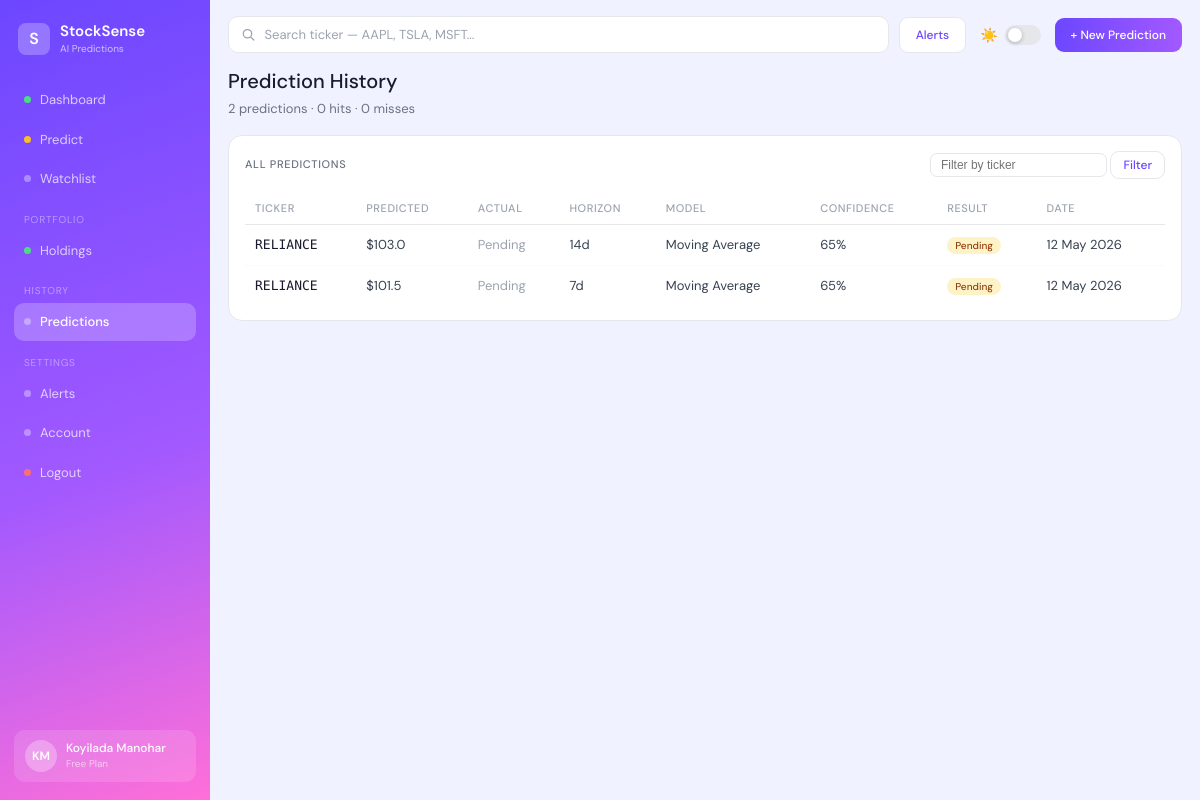
The page /history (signed in) on the database its author committed.
### database.py (models this page shows, shortened)
class User(db.Model):
    __tablename__ = "users"
    id         = db.Column(db.Integer, primary_key=True)
    full_name  = db.Column(db.String(120), nullable=False)
    email      = db.Column(db.String(200), unique=True, nullable=False)
    password_h = db.Column(db.String(200), nullable=False)
    plan       = db.Column(db.String(50),  default="Free Plan")
    created_at = db.Column(db.DateTime,    default=datetime.utcnow)
    holdings    = db.relationship("Holding",          backref="user", lazy=True, cascade="all,delete")
    predictions = db.relationship("PredictionRecord", backref="user", lazy=True, cascade="all,delete")
    watchlist   = db.relationship("Watchlist",        backref="user", lazy=True, cascade="all,delete")
    alerts      = db.relationship("Alert",            backref="user", lazy=True, cascade="all,delete")

class PredictionRecord(db.Model):
    __tablename__   = "predictions"
    id              = db.Column(db.Integer, primary_key=True)
    user_id         = db.Column(db.Integer, db.ForeignKey("users.id"), nullable=False)
    ticker          = db.Column(db.String(20))
    predicted_price = db.Column(db.Float)
    actual_price    = db.Column(db.Float,   nullable=True)
    horizon         = db.Column(db.Integer, default=7)
    model           = db.Column(db.String(50))
    confidence      = db.Column(db.Integer, default=70)
    direction       = db.Column(db.String(20), default="bullish")
    hit             = db.Column(db.Boolean,    nullable=True)
    created_at      = db.Column(db.DateTime,   default=datetime.utcnow)
    def time_ago(self):
        delta = datetime.utcnow() - self.created_at
        hours = int(delta.total_seconds() / 3600)
        if hours < 1:  return "just now"
        if hours < 24: return f"{hours}h ago"
        d = hours // 24
        if d == 1:     return "1d ago"
        if d < 7:      return f"{d}d ago"
        return f"{d//7}w ago"

### app.py (the view)
@app.route("/history")
def history():
    redir = require_login()
    if redir: return redir
    user   = current_user()
    ticker = request.args.get("ticker", None)
    q = PredictionRecord.query.filter_by(user_id=user["id"])
    if ticker: q = q.filter_by(ticker=ticker.upper())
    records = q.order_by(PredictionRecord.created_at.desc()).all()
    history_out = [{
        "ticker":     r.ticker,
        "predicted":  round(r.predicted_price, 2),
        "actual":     round(r.actual_price, 2) if r.actual_price else "Pending",
        "horizon":    r.horizon,
        "model":      r.model,
        "confidence": r.confidence,
        "hit":        r.hit,
        "direction":  r.direction,
        "date":       r.created_at.strftime("%d %b %Y"),
        "time_ago":   r.time_ago(),
    } for r in records]
    return render_template("history.html",
        active_page    = "history",
        current_user   = user,
        history        = history_out,
        filter_ticker  = ticker,
        total          = len(history_out),
        hits           = sum(1 for h in history_out if h["hit"] is True),
        misses         = sum(1 for h in history_out if h["hit"] is False),
    )

### app.py (called while the page is built)
def current_user():
    uid = session.get("user_id")
    if not uid: return None
    u = User.query.get(uid)
    if not u:   return None
    parts = u.full_name.split()
    return {
        "id":         u.id,
        "name":       u.full_name,
        "first_name": parts[0] if parts else "User",
        "initials":   "".join(p[0].upper() for p in parts[:2]),
        "plan":       u.plan or "Free Plan",
    }

def require_login():
    if not session.get("user_id"):
        return redirect("/login")
    return None

### templates/history.html (shortened to what this page needs)
{% extends "base.html" %}
{% block content %}
<div class="page-header">
  <h1 class="page-title">Prediction History</h1>
  <p class="page-sub">{{ total }} predictions · {{ hits }} hits · {{ misses }} misses</p>
</div>
<div class="card">
  <div class="card-title">All predictions
    <form method="GET" style="display:inline;margin-left:auto">
      <input name="ticker" placeholder="Filter by ticker" value="{{ filter_ticker or '' }}" style="padding:4px 10px;border-radius:7px;border:0.5px solid #e5e7eb;font-size:12px;outline:none"/>
      <button type="submit" class="btn btn-ghost" style="padding:5px 12px;font-size:12px">Filter</button>
    </form>
  </div>
  <table class="data-table">
    <thead>
      <tr><th>Ticker</th><th>Predicted</th><th>Actual</th><th>Horizon</th><th>Model</th><th>Confidence</th><th>Result</th><th>Date</th></tr>
    </thead>
    <tbody>
      {% for h in history %}
      <tr>
        <td><span class="ticker-mono">{{ h.ticker }}</span></td>
        <td>${{ h.predicted }}</td>
        <td>{% if h.actual != 'Pending' %}${{ h.actual }}{% else %}<span class="muted">Pending</span>{% endif %}</td>
        <td>{{ h.horizon }}d</td>
        <td>{{ h.model }}</td>
        <td>{{ h.confidence }}%</td>
        <td>
          {% if h.hit == true %}<span class="hist-badge badge-hit">Hit</span>
          {% elif h.hit == false %}<span class="hist-badge badge-miss">Miss</span>
          {% else %}<span class="hist-badge badge-pending">Pending</span>{% endif %}
        </td>
        <td class="muted">{{ h.date }}</td>
      </tr>
      {% else %}
      <tr><td colspan="8" class="empty-msg" style="text-align:center;padding:20px">No predictions yet. <a href="/predict">Make your first →</a></td></tr>
      {% endfor %}
    </tbody>
  </table>
</div>
{% endblock %}

### templates/base.html (shortened to what this page needs)
<!DOCTYPE html>
<html lang="en" data-theme="light">
<head>
  <link rel="stylesheet" href="{{ url_for('static', filename='css/styles.css') }}"/>
  <link rel="stylesheet" href="{{ url_for('static', filename='css/extra.css') }}"/>
</head>
<body>
<div class="app-layout">
  <aside class="sidebar">
    <div class="sb-logo">
      <div class="logo-icon">S</div>
      <div>
        <div class="logo-name">StockSense</div>
        <div class="logo-tag">AI Predictions</div>
      </div>
    </div>
    <nav class="sb-nav">
      <a href="/dashboard" class="sb-item {% if active_page=='dashboard' %}active{% endif %}">
        <span class="sb-dot green"></span>Dashboard
      </a>
      <a href="/predict" class="sb-item {% if active_page=='predict' %}active{% endif %}">
        <span class="sb-dot yellow"></span>Predict
      </a>
      <a href="/watchlist" class="sb-item {% if active_page=='watchlist' %}active{% endif %}">
        <span class="sb-dot"></span>Watchlist
      </a>
      <div class="sb-section">Portfolio</div>
      <a href="/portfolio" class="sb-item {% if active_page=='portfolio' %}active{% endif %}">
        <span class="sb-dot green"></span>Holdings
      </a>
      <div class="sb-section">History</div>
      <a href="/history" class="sb-item {% if active_page=='history' %}active{% endif %}">
        <span class="sb-dot"></span>Predictions
      </a>
      <div class="sb-section">Settings</div>
      <a href="/alerts" class="sb-item {% if active_page=='alerts' %}active{% endif %}">
        <span class="sb-dot"></span>Alerts
      </a>
      <a href="/account" class="sb-item {% if active_page=='account' %}active{% endif %}">
        <span class="sb-dot"></span>Account
      </a>
      <a href="/logout" class="sb-item">
        <span class="sb-dot red"></span>Logout
      </a>
    </nav>
    <div class="sb-avatar">
      <div class="avatar-circle">{{ current_user.initials }}</div>
      <div>
        <div class="av-name">{{ current_user.name }}</div>
        <div class="av-plan">{{ current_user.plan }}</div>
      </div>
    </div>
  </aside>
  <div class="main-area">
    <div class="topbar">
      <form class="search-wrap" action="/dashboard" method="GET">
        <svg width="14" height="14" viewBox="0 0 16 16" fill="none">
          <circle cx="6.5" cy="6.5" r="5" stroke="#9ca3af" stroke-width="1.5"/>
          <path d="M10.5 10.5L14 14" stroke="#9ca3af" stroke-width="1.5" stroke-linecap="round"/>
        </svg>
        <input name="ticker" placeholder="Search ticker — AAPL, TSLA, MSFT..." value="{{ selected_ticker or '' }}"/>
      </form>
      <a href="/alerts" class="btn btn-ghost">Alerts</a>
      <button id="theme-toggle-btn" class="theme-toggle" aria-label="Toggle dark mode" title="Toggle dark mode"
              style="background:none;border:none;padding:4px;">
        <span class="theme-toggle__icon" id="theme-icon">☀️</span>
        <div class="theme-toggle__track">
          <div class="theme-toggle__knob"></div>
        </div>
      </button>
      <a href="/predict" class="btn btn-primary">+ New Prediction</a>
    </div>
    <main>{% block content %}{% endblock %}</main>
  </div>
</div>
</body>
</html>

### static/css/extra.css (style rules this page uses)
.page-header { margin-bottom: 16px; }
.page-title { font-size: 20px; font-weight: 500; color: var(--text-primary); }
.page-sub { font-size: 13px; color: var(--text-muted); margin-top: 3px; }
.data-table { width: 100%; border-collapse: collapse; font-size: 13px; }
.data-table th { text-align: left; font-size: 11px; font-weight: 500; color: var(--text-hint); text-transform: uppercase; letter-spacing: .05em; padding: 8px 10px; border-bottom: var(--border); }
.data-table td { padding: 10px 10px; border-bottom: 0.5px solid #f9fafb; color: var(--text-body); }
.data-table tr:last-child td { border-bottom: none; }
.ticker-mono { font-family: var(--font-mono); font-weight: 500; color: var(--text-primary); }
.muted { color: var(--text-hint); }
.badge-pending { background: #fef3c7; color: #92400e; font-size: 10px; font-weight: 500; padding: 2px 8px; border-radius: 99px; }

### rows shown on the page
User: name "Koyilada Manohar", plan "Free Plan"
PredictionRecord: ticker "RELIANCE", predicted "103.0", horizon "14", model "Moving Average", confidence "65", date "12 May 2026"
PredictionRecord: ticker "RELIANCE", predicted "101.5", horizon "7", model "Moving Average", confidence "65", date "12 May 2026"

### other values the page prints
{{ current_user.initials }} "KM"
{{ total }} "2"
{{ hits }} "0"
{{ misses }} "0"
